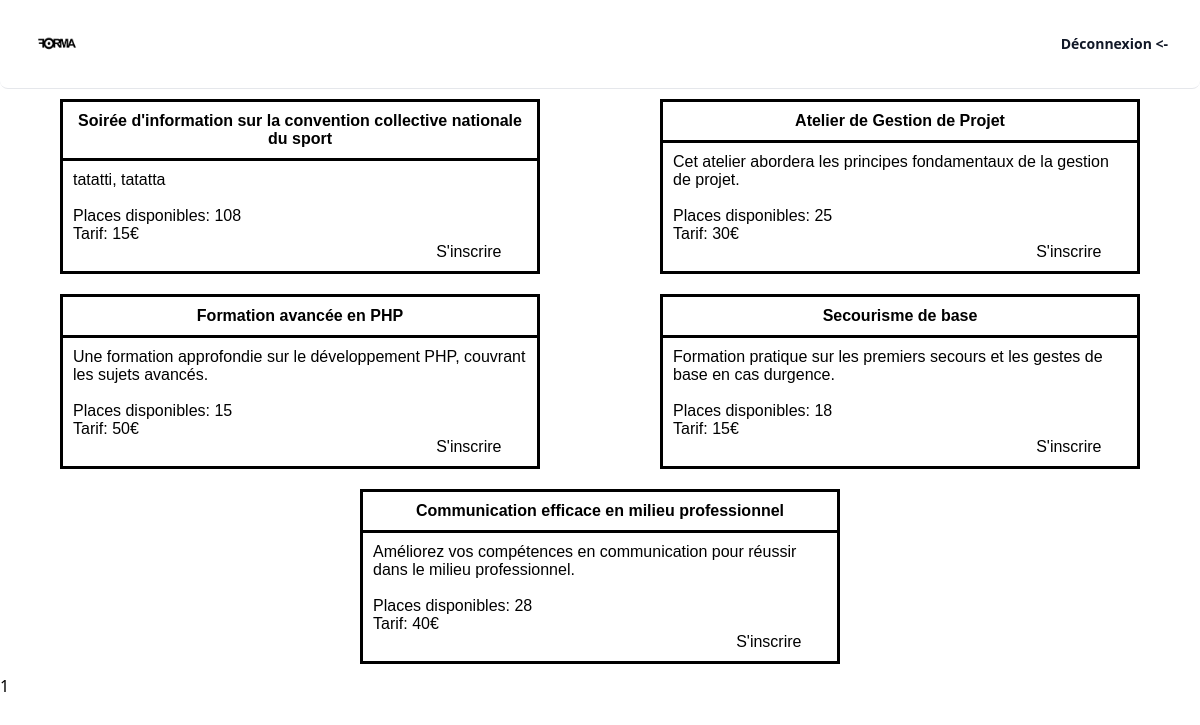
The app's page /formations.php (signed in) with its own data.
### tables this page shows
CREATE TABLE IF NOT EXISTS `formation` (
  `id_form` int NOT NULL,
  `libelle_form` varchar(100) DEFAULT NULL,
  `intervenant` int DEFAULT NULL,
  `prix` double DEFAULT NULL,
  `nb_max` int DEFAULT NULL,
  `contenu_form` varchar(1000) DEFAULT NULL,
  `id_domaine` int NOT NULL,
  PRIMARY KEY (`id_form`),
  KEY `id_domaine` (`id_domaine`)
);

### include/tableau_formations.php (the view)
<?php
$id_utilisateur = $_SESSION["id_utilisateur"];
$SQL = "SELECT f.*, COUNT(i.id_utilisateur) AS nb_inscriptions FROM formation f
        LEFT JOIN session_formation sf ON f.id_form = sf.id_form
        LEFT JOIN inscription i ON f.id_form = i.id_form
        WHERE NOT EXISTS (
            SELECT 1 FROM inscription ins
            WHERE ins.id_utilisateur = $id_utilisateur AND ins.id_form = f.id_form
        )
        GROUP BY f.id_form";
$RESULT = $connexion->query($SQL);
echo "<div class='tables'>";
while ($ligne = $RESULT->fetch()) {
    if ($ligne['nb_inscriptions'] < $ligne['nb_max']) {
        echo "
        <table>
            <tr>
                <th>" . $ligne['libelle_form'] . "</th>
            </tr>
            <tr>
                <td>
                    " . $ligne['contenu_form'] . "<br/><br/>
                    Places disponibles: " . ($ligne['nb_max'] - $ligne['nb_inscriptions']) . "<br/>
                    Tarif: " . $ligne['prix'] . "€
                    <div class='redirect-button'>
                        <a href='./recapitulatif_inscription_formation.php?id_form=" . $ligne['id_form'] . "'>S'inscrire</a>
                    </div>
                </td>
            </tr>
        </table>";
    }
}
echo "</div>";
?>

### css/formations.css (style rules this page uses)
.tables { font-family: Arial, Helvetica, sans-serif; display: flex; flex-wrap: wrap; justify-content: space-around; }
table { width: 40vw; background-color: white; border-collapse: collapse; border-spacing: 0; margin: 10px; }
td, th { border: solid black; padding: 10px; vertical-align: top; }
.redirect-button { padding-left: 80%; }

### records on screen
formation: libelle_form "Soirée d'information sur la convention collective nationale du sport", contenu_form "tatatti, tatatta", nb_inscriptions "108", prix "15"
formation: libelle_form "Atelier de Gestion de Projet", contenu_form "Cet atelier abordera les principes fondamentaux de la gestion de projet.", $ligne['nb_max']-$ligne['nb_inscriptions'] "25", prix "30"
formation: libelle_form "Formation avancée en PHP", contenu_form "Une formation approfondie sur le développement PHP, couvrant les sujets avancés.", $ligne['nb_max']-$ligne['nb_inscriptions'] "15", prix "50"
formation: libelle_form "Secourisme de base", contenu_form "Formation pratique sur les premiers secours et les gestes de base en cas durgence.", nb_inscriptions "18", prix "15"
formation: libelle_form "Communication efficace en milieu professionnel", contenu_form "Améliorez vos compétences en communication pour réussir dans le milieu professionnel.", nb_inscriptions "28", prix "40"

### other values on screen
include("./include/tableau_formations.php") "1"
